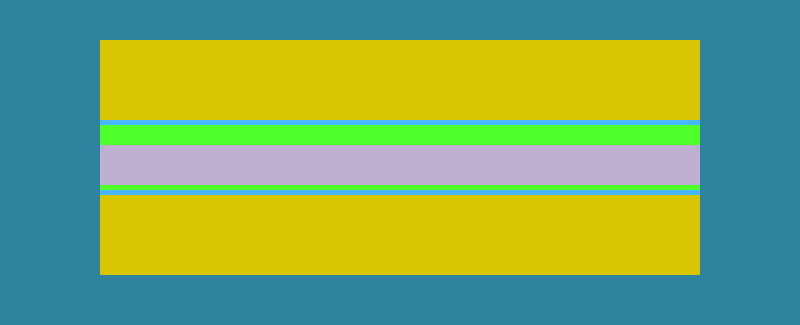
Frame 1 (no input)
Frame 60 (the mouse pressed at the canvas centre just before this capture): identical to frame 1, image omitted
Frame 120 (the mouse held since frame 60 and released just before this capture): identical to frame 1, image omitted

The Processing sketch that drew this single still picture (run headless with seeded random() and noise(); from frame 60 on, the mouse is pressed at the canvas centre):

// Processing sketch: DeSissoWeek2Project
// ── DeSissoWeek2Project.pde
/* This is a plan for making the second recipe for
// how to do everything here after watching those videos.
*/
 
// the setup function runs once at the beginning of the program
// any code we have in here will run once before anything else
  int yellow = #D8C700;
  int purple = #BFAFD1;
  int blue = #1E7BB7;
  int skyBlue = #48B7FF;
  int green = #4FFF29;
  
      
void setup(){

//  // TODO: set the canvas size to something nice and big,
//  // but smaller than your screen
   size(800, 325);

    
    
//  // optional: if we're going to be using a few specific colors
//  // we can save them to "color" variables to make switching easier...
  }


//// the draw function runs every frame, over and over
//// any code we have in here will run multiple times
 void draw(){
//  // TODO: paint the background a solid color
    background(#30839f);

//  // TODO: set the styles for the first shape
//  // potentially required: set the transforms for this shape
//  // then draw the first shape
    noStroke();
    fill(yellow);
    rect(100, 40, 600, 80);
    
    fill(skyBlue);
    rect(100, 120, 600, 5);
    
    fill(green);
    rect(100, 125, 600, 20);
    
    fill(purple);
    rect(100, 145, 600, 40);
    
    fill(green);
    rect(100, 185, 600, 20);
    
    fill(skyBlue);
    rect(100, 190, 600, 5);
    
    fill(yellow);
    rect(100, 195, 600, 80);
    
   
//  // repeat for the second shape, and so on.
//  // for optimization, draw similar styled shapes all at once
  
//  // save a copy of our canvas on the first frame so we have a clean .png
};
